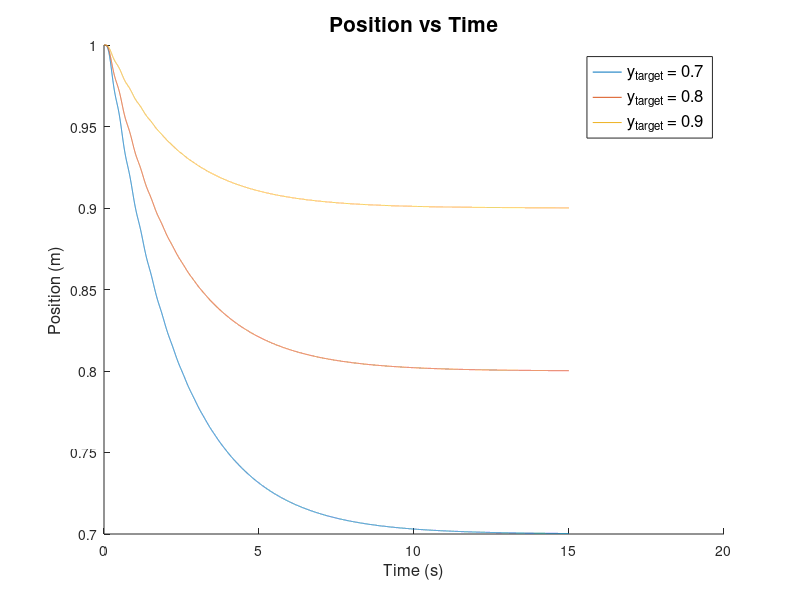
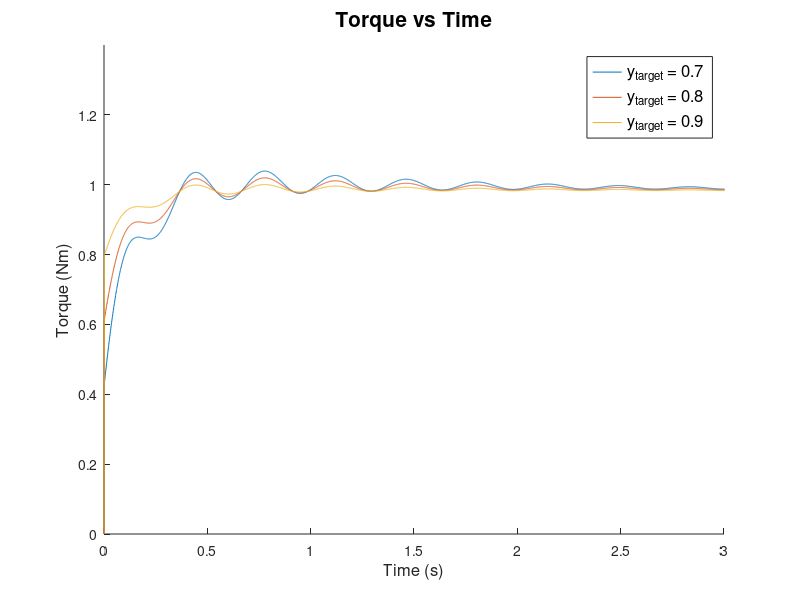

These charts were generated, in order, by the following MATLAB code: (Note: this script raises an error after producing the figures.)
k = 20000;
r = 0.05;
N = 40;
m = 80;
g = 9.81;
Jm = 5.3e-4;
T_max = 1.363;
t_f = 15;
t_start = 0;
dt = 0.001;
t_arr = t_start:dt:t_f;
Kp_o = 10;
Kd_o = 0;
Kp_i = 50;
Kd_i = 10;
y_des = [0.7, 0.8, 0.9];

for i = 1:length(y_des)
    
    x = zeros(4,1);
    x(1) = 1; 
    x(2) = 0; 
    x(3) = 0; 
    x(4) = 0; 

    
    x_h = zeros(4, length(t_arr));
    tau_h = zeros(1, length(t_arr));
    x_h(:,1) = x;

    
    y_0 = m * g / k + 1;
    F_s = 0;

    
    for step = 2:length(t_arr)
       
        y_error = y_des(i) - x(1);
        y_error_dot = -x(2);
        F_des = m * ((Kp_o * y_error) + (Kd_o * y_error_dot) + g);

        
        F_s = k * (y_0 - x(1) + r/N * x(3));

        
        theta_desired = N/(r*k) * ((F_des) - k * (y_0 - x(1)));

       
        theta_error = theta_desired - x(3);
        theta_error_dot = -x(4);
        motor_torque = Jm * (Kp_i * theta_error + Kd_i * theta_error_dot) + F_des * r / N;

       
        motor_torque = min(motor_torque, T_max);

       
        dx = zeros(4,1);
        dx(1) = x(2);
        dx(2) = F_s/m - g;
        dx(3) = x(4);
        dx(4) = (motor_torque - (F_s * (r/N))) / Jm;
        x = x + dx * dt;

       
        x_h(:,step) = x;
        tau_h(step) = motor_torque;
    end

    
    figure(1);
    hold on;
    plot(t_arr, x_h(1,:));
    title('Position vs Time', 'FontSize', 15);
    ylabel('Position (m)', 'FontSize', 12);
    xlabel('Time (s)', 'FontSize', 12);
    legend('y_{target} = 0.7', 'y_{target} = 0.8', 'y_{target} = 0.9', 'FontSize', 12);

 
    figure(3);
    hold on;
    plot(t_arr, tau_h);
    ylim([0, 1.4]);
    xlim([0, 3]);
    title('Torque vs Time', 'FontSize', 15);
    ylabel('Torque (Nm)', 'FontSize', 12);
    xlabel('Time (s)', 'FontSize', 12);
    legend('y_{target} = 0.7', 'y_{target} = 0.8', 'y_{target} = 0.9', 'FontSize', 12);
end


figure(1);
for i = 1:length(y_des)
    yline(y_des(i), '--', 'LineWidth', 1);
end

figure(3);
yline(T_max, '--', 'LineWidth', 1);
